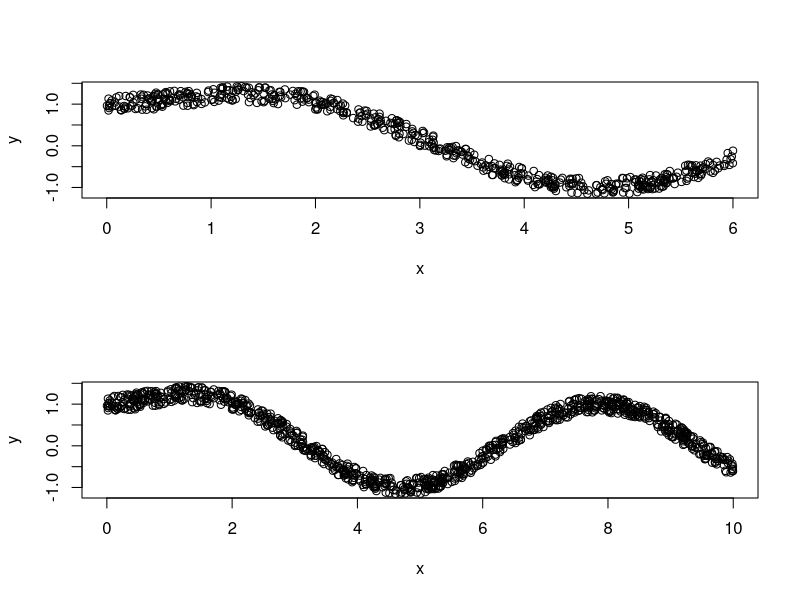
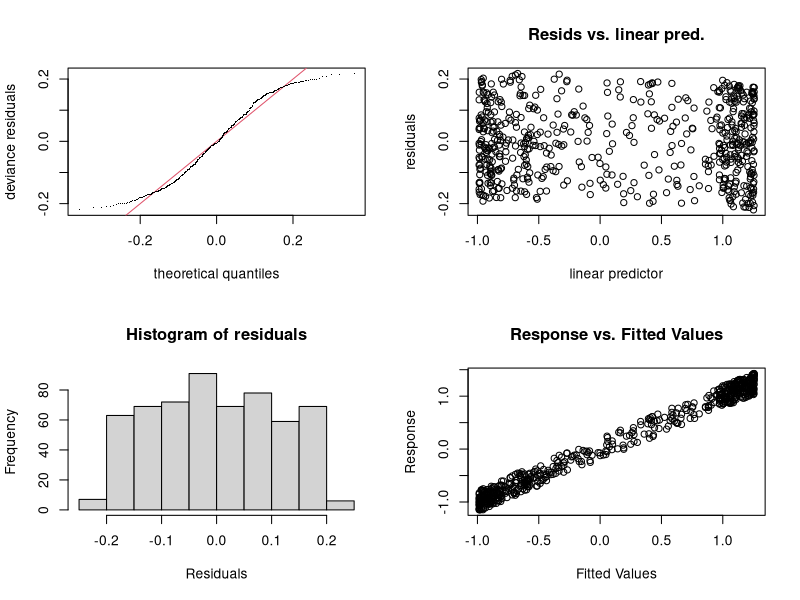
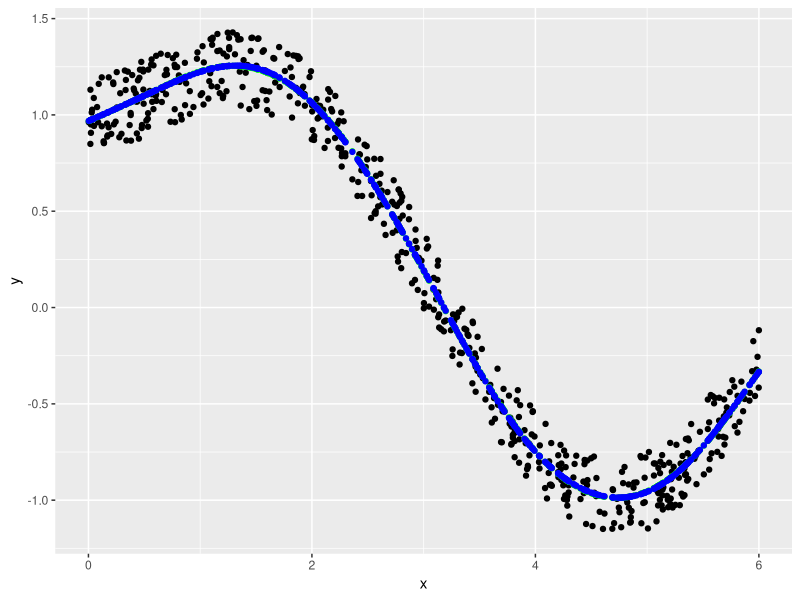
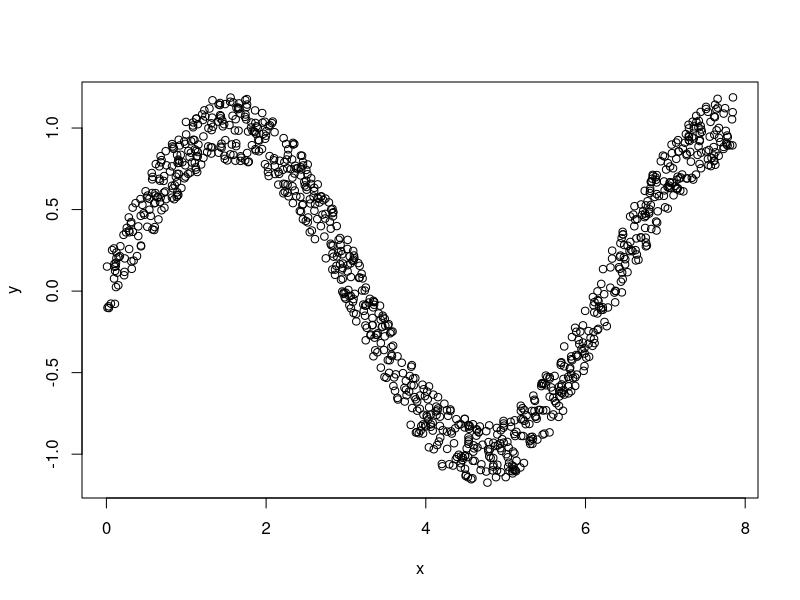
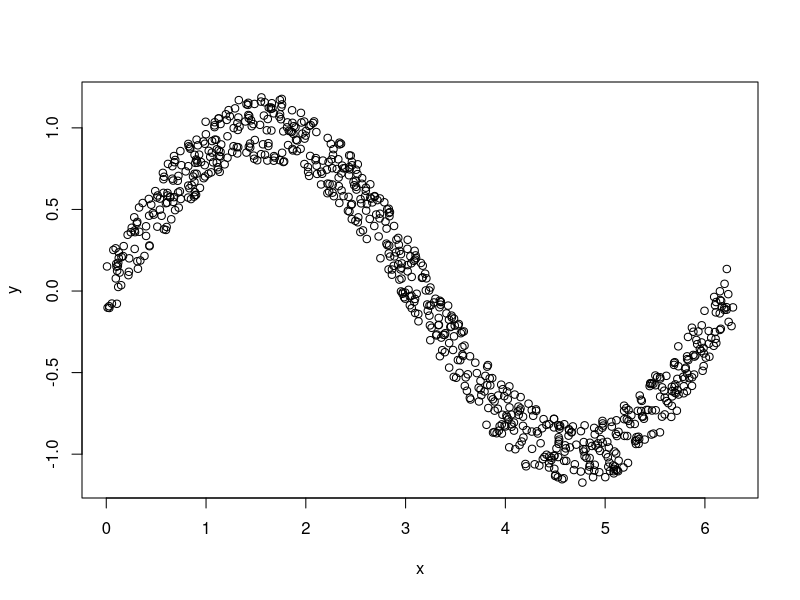
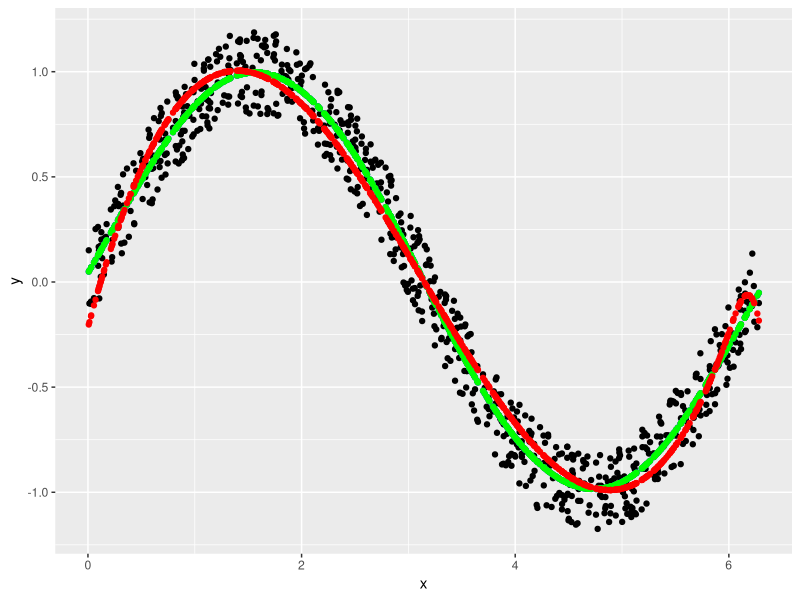
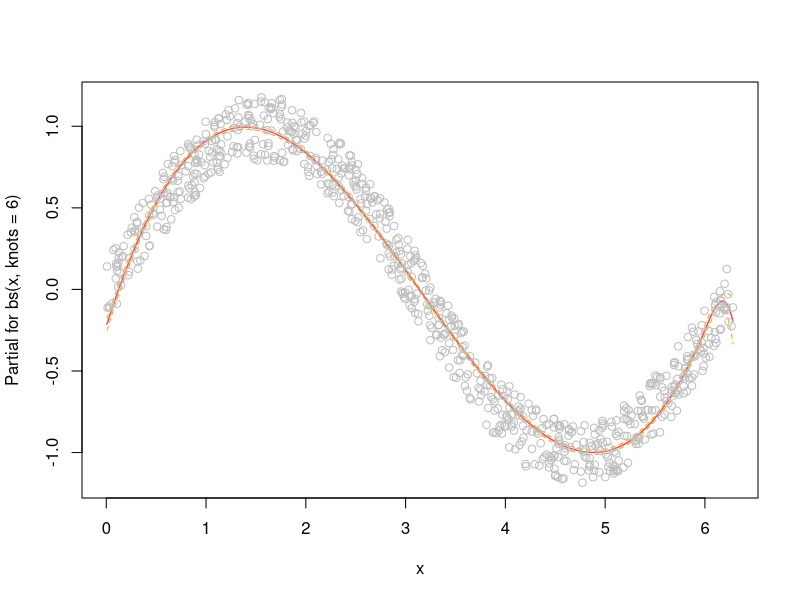
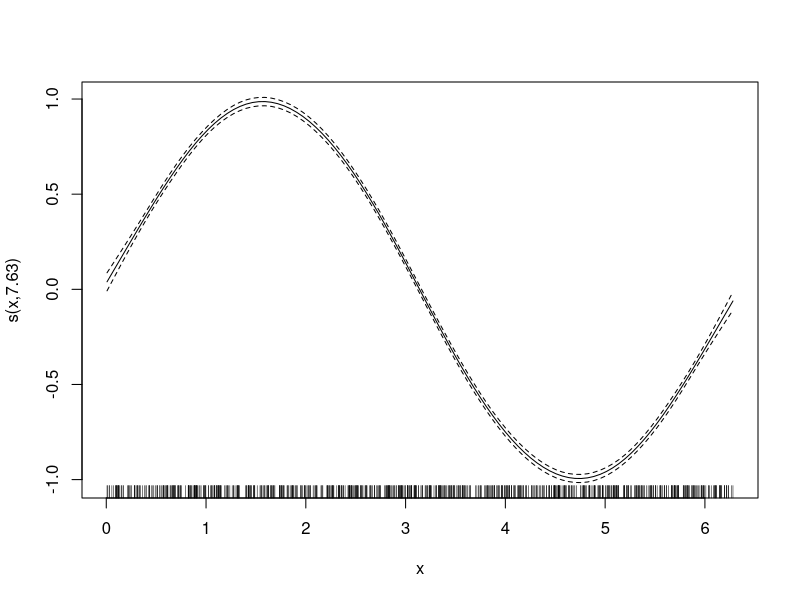

Here is the R script that generated these plots, in order:
library(magrittr)
library(splines)
f <- function(n = 1000, domain = c(0,10)){
  x <- runif(n = n, min = domain[1], max = domain[2])
  data.frame(
    x = x,
    y = (sin(x)+exp(-x)) |> jitter(factor = 1000)
  )
}

data <- f()
data_train <- data[data$x <= 6,]
par(mfrow = c(2, 1))
plot(y ~ x, data = data_train)
plot(y ~ x, data = data)

par(mfrow = c(1, 1))
gam1 <- mgcv::gam(y ~ s(x, bs="tp"), data = data_train)
gam2 <- mgcv::gam(y ~ s(x, bs="cr"), data = data_train)
lm1 <- lm(y ~ bs(x, knots = 2), data = data_train)
mgcv::gam.check(gam1)

data2 <- data_train %>% 
  dplyr::mutate(
    y_fit_gam1 = fitted(gam1),
    y_fit_gam2 = fitted(gam2),
    y_fit_lm = fitted(lm1)
  )


ggplot2::ggplot(data = data2, ggplot2::aes(y = y, x = x)) +
  ggplot2::geom_point() +
  ggplot2::geom_point(ggplot2::aes(y = y_fit_gam2), color = "green") +
  ggplot2::geom_point(ggplot2::aes(y = y_fit_gam1), color = "blue")


# ------------------------------------------------------------------------------
# Sinus
# ------------------------------------------------------------------------------

library(magrittr)
library(splines)
random_sin <- function(n = 1000, domain = c(0,2.5*pi)){
  x <- runif(n = n, min = domain[1], max = domain[2])
  data.frame(
    x = x,
    y = sin(x) |> jitter(factor = 1000)
  )
}

data <- random_sin()
plot(y ~ x, data = data)
data_train <- data[data$x <= 2*pi,]
plot(y ~ x, data = data_train)

gam1 <- mgcv::gam(y ~ s(x, bs="tp"), data = data_train)
gam2 <- mgcv::gam(y ~ s(x, bs="cc"), data = data_train)
lm1 <- lm(y ~ bs(x, knots = 6), data = data_train)

data2 <- data_train %>% 
  dplyr::mutate(
    y_fit_gam1 = fitted(gam1),
    y_fit_gam2 = fitted(gam2),
    y_fit_lm = fitted(lm1)
  )


ggplot2::ggplot(data = data2, ggplot2::aes(y = y, x = x)) +
  ggplot2::geom_point() +
  ggplot2::geom_point(ggplot2::aes(y = y_fit_gam1), color = "blue") +
  ggplot2::geom_point(ggplot2::aes(y = y_fit_gam1), color = "green") +
  ggplot2::geom_point(ggplot2::aes(y = y_fit_lm), color = "red")

termplot(lm1, partial.resid = T, se=T)
plot(gam1)

data3 <- data %>% 
  dplyr::mutate(
    y_fit_gam1 = predict(gam1, newdata = data),
    y_fit_gam2 = predict(gam2, newdata = data),
    y_fit_lm = predict(lm1, newdata = data) 
  ) 

ggplot2::ggplot(data = data3, ggplot2::aes(y = y, x = x)) +
  ggplot2::geom_point() +
  ggplot2::geom_point(ggplot2::aes(y = y_fit_gam1), color = "blue") +
  ggplot2::geom_point(ggplot2::aes(y = y_fit_gam1), color = "green") +
  ggplot2::geom_point(ggplot2::aes(y = y_fit_lm), color = "red")